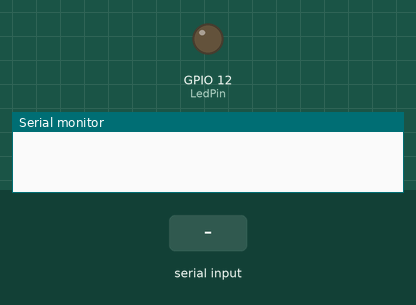
Bench run of a sketch on a simulated ESP32. On the bench: output pins drawn as LEDs (lit = HIGH), the last lines printed to the serial monitor. Inputs (shaded band) come from the test bench. Nothing arrives over Bluetooth unless stated.

Above: at 1.2 s.
1.3 s: "a" received over the second serial link
At 3.0 s:
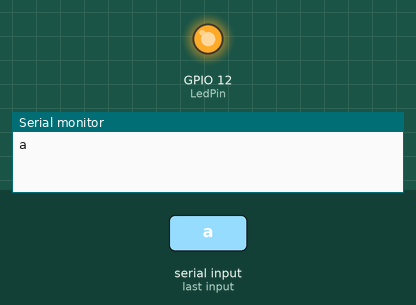
3.8 s: "b" received over the second serial link
At 6.1 s:
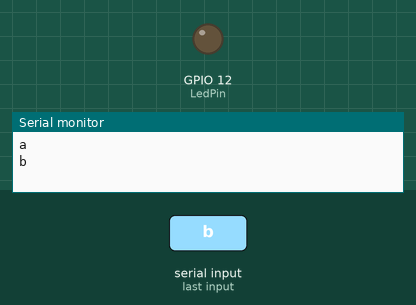
Timing chart, 0 to 7.6 s (numbered marks = the images above; inputs shaded):
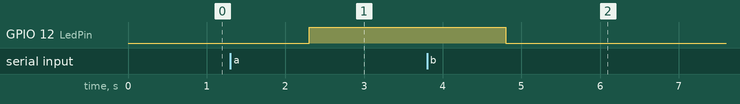

Measured:
- after the input at 1.3 s, GPIO 12 (LedPin): LOW → HIGH after 1.0 s
- after the input at 3.8 s, GPIO 12 (LedPin): HIGH → LOW after 1.0 s

The sketch:

wk11-ledblue.ino
```cpp
#include <BluetoothSerial.h>
#define LedPin 12
BluetoothSerial BT;
void setup() {
  // put your setup code here, to run once:
  Serial.begin(115200);
  BT.begin("LAPTOP-0EHG6RB3");//請改名
  pinMode(LedPin, OUTPUT);

}

void loop() {
  // put your main code here, to run repeatedly:
  while (BT.available()) {
    //讀取藍芽資料
    String BTdata=BT.readString();
    //顯示在序列視窗
    Serial.println(BTdata);
    if (BTdata=="a"){
    digitalWrite(12,HIGH);
    delay(1000);}
    if (BTdata=="b"){
    digitalWrite(12,LOW);
    delay(1000);}
    delay(1);
}
}
```
